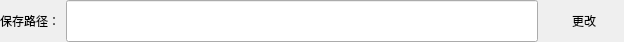
<?xml version="1.0" encoding="UTF-8"?>
<ui version="4.0">
 <class>PageSelectSavePath</class>
 <widget class="QWidget" name="PageSelectSavePath">
  <property name="geometry">
   <rect>
    <x>0</x>
    <y>0</y>
    <width>624</width>
    <height>42</height>
   </rect>
  </property>
  <property name="sizePolicy">
   <sizepolicy hsizetype="Preferred" vsizetype="Fixed">
    <horstretch>0</horstretch>
    <verstretch>0</verstretch>
   </sizepolicy>
  </property>
  <property name="minimumSize">
   <size>
    <width>0</width>
    <height>32</height>
   </size>
  </property>
  <property name="maximumSize">
   <size>
    <width>16777215</width>
    <height>42</height>
   </size>
  </property>
  <property name="windowTitle">
   <string>Form</string>
  </property>
  <layout class="QHBoxLayout" name="horizontalLayout">
   <property name="leftMargin">
    <number>0</number>
   </property>
   <property name="topMargin">
    <number>0</number>
   </property>
   <property name="rightMargin">
    <number>0</number>
   </property>
   <property name="bottomMargin">
    <number>0</number>
   </property>
   <item>
    <widget class="QLabel" name="label">
     <property name="text">
      <string>保存路径：</string>
     </property>
    </widget>
   </item>
   <item>
    <widget class="QLineEdit" name="le_download_dir">
     <property name="sizePolicy">
      <sizepolicy hsizetype="Expanding" vsizetype="Preferred">
       <horstretch>0</horstretch>
       <verstretch>0</verstretch>
      </sizepolicy>
     </property>
     <property name="minimumSize">
      <size>
       <width>360</width>
       <height>0</height>
      </size>
     </property>
    </widget>
   </item>
   <item>
    <widget class="QPushButton" name="btn_change_dir">
     <property name="sizePolicy">
      <sizepolicy hsizetype="Minimum" vsizetype="Preferred">
       <horstretch>0</horstretch>
       <verstretch>0</verstretch>
      </sizepolicy>
     </property>
     <property name="text">
      <string>更改</string>
     </property>
     <property name="flat">
      <bool>true</bool>
     </property>
    </widget>
   </item>
  </layout>
 </widget>
 <resources/>
 <connections/>
</ui>
